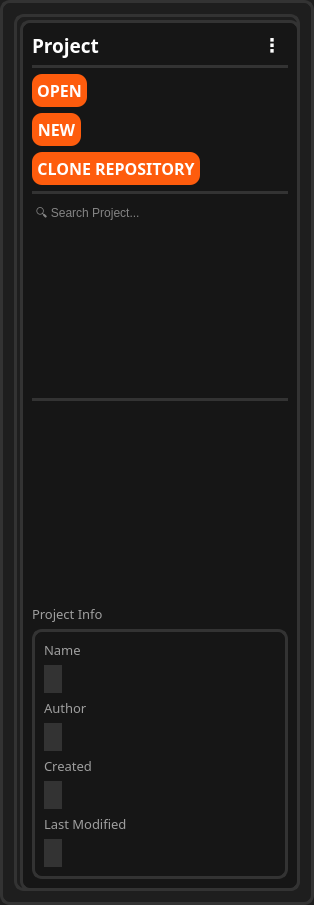
                  <widget class="QFrame" name="frm_project_manager">
                   <property name="sizePolicy">
                    <sizepolicy hsizetype="Preferred" vsizetype="Preferred">
                     <horstretch>0</horstretch>
                     <verstretch>0</verstretch>
                    </sizepolicy>
                   </property>
                   <property name="styleSheet">
                    <string notr="true">border-radius: 10px;
border: 3px solid #333333;
background: #1e1e1e;</string>
                   </property>
                   <property name="frameShape">
                    <enum>QFrame::NoFrame</enum>
                   </property>
                   <layout class="QGridLayout" name="gridLayout_9">
                    <item row="0" column="0" rowspan="2" colspan="2">
                     <widget class="QFrame" name="project_manager_overlay">
                      <property name="acceptDrops">
                       <bool>false</bool>
                      </property>
                      <property name="styleSheet">
                       <string notr="true">background-color: rgba(30, 30, 30, 150);
</string>
                      </property>
                      <property name="frameShape">
                       <enum>QFrame::StyledPanel</enum>
                      </property>
                      <property name="frameShadow">
                       <enum>QFrame::Raised</enum>
                      </property>
                     </widget>
                    </item>
                    <item row="1" column="1">
                     <widget class="QFrame" name="frm_project">
                      <property name="styleSheet">
                       <string notr="true">background-color: #161616;
border: 3px solid #333333;</string>
                      </property>
                      <layout class="QGridLayout" name="gridLayout_8">
                       <item row="0" column="0">
                        <layout class="QVBoxLayout" name="verticalLayout_21">
                         <item>
                          <layout class="QHBoxLayout" name="horizontalLayout_32">
                           <item>
                            <widget class="QLabel" name="lbl_project_name">
                             <property name="font">
                              <font>
                               <family>JetBrains Mono</family>
                               <pointsize>14</pointsize>
                               <weight>75</weight>
                               <bold>true</bold>
                              </font>
                             </property>
                             <property name="styleSheet">
                              <string notr="true">border: none;
color: #FFF;</string>
                             </property>
                             <property name="text">
                              <string>Project</string>
                             </property>
                            </widget>
                           </item>
                           <item>
                            <widget class="QToolButton" name="btn_property_project">
                             <property name="font">
                              <font>
                               <pointsize>14</pointsize>
                               <weight>75</weight>
                               <bold>true</bold>
                              </font>
                             </property>
                             <property name="contextMenuPolicy">
                              <enum>Qt::DefaultContextMenu</enum>
                             </property>
                             <property name="layoutDirection">
                              <enum>Qt::LeftToRight</enum>
                             </property>
                             <property name="styleSheet">
                              <string notr="true">border: none;
color: #FFF;
background: none;</string>
                             </property>
                             <property name="text">
                              <string>⋮</string>
                             </property>
                            </widget>
                           </item>
                          </layout>
                         </item>
                         <item>
                          <widget class="Line" name="line_2">
                           <property name="orientation">
                            <enum>Qt::Horizontal</enum>
                           </property>
                          </widget>
                         </item>
                         <item>
                          <layout class="QVBoxLayout" name="verticalLayout_19">
                           <item>
                            <widget class="QPushButton" name="btn_open_project">
                             <property name="sizePolicy">
                              <sizepolicy hsizetype="Fixed" vsizetype="Fixed">
                               <horstretch>0</horstretch>
                               <verstretch>0</verstretch>
                              </sizepolicy>
                             </property>
                             <property name="font">
                              <font>
                               <family>JetBrains Mono</family>
                               <pointsize>12</pointsize>
                               <weight>75</weight>
                               <bold>true</bold>
                              </font>
                             </property>
                             <property name="mouseTracking">
                              <bool>true</bool>
                             </property>
                             <property name="layoutDirection">
                              <enum>Qt::LeftToRight</enum>
                             </property>
                             <property name="styleSheet">
                              <string notr="true">QPushButton {
	background-color: #FE5C0D;
	color: #FFFFFF;
	padding: 5px;
	border-radius: 10px;
	border: none;
}
QPushButton:hover{
	background-color: rgb(254, 81, 13);
    border: 2px solid rgb(254, 174, 13);
}</string>
                             </property>
                             <property name="text">
                              <string>OPEN</string>
                             </property>
                            </widget>
                           </item>
                           <item>
                            <widget class="QPushButton" name="btn_create_new_project">
                             <property name="sizePolicy">
                              <sizepolicy hsizetype="Fixed" vsizetype="Fixed">
                               <horstretch>0</horstretch>
                               <verstretch>0</verstretch>
                              </sizepolicy>
                             </property>
                             <property name="font">
                              <font>
                               <family>JetBrains Mono</family>
                               <pointsize>12</pointsize>
                               <weight>75</weight>
                               <bold>true</bold>
                              </font>
                             </property>
                             <property name="mouseTracking">
                              <bool>true</bool>
                             </property>
                             <property name="styleSheet">
                              <string notr="true">QPushButton {
	background-color: #FE5C0D;
	color: #FFFFFF;
	padding: 5px;
	border-radius: 10px;
	border: none;
}
QPushButton:hover{
	background-color: rgb(254, 81, 13);
    border: 2px solid rgb(254, 174, 13);
}</string>
                             </property>
                             <property name="text">
                              <string>NEW</string>
                             </property>
                            </widget>
                           </item>
                           <item>
                            <widget class="QPushButton" name="btn_clone_repository">
                             <property name="sizePolicy">
                              <sizepolicy hsizetype="Fixed" vsizetype="Fixed">
                               <horstretch>0</horstretch>
                               <verstretch>0</verstretch>
                              </sizepolicy>
                             </property>
                             <property name="font">
                              <font>
                               <family>JetBrains Mono</family>
                               <pointsize>12</pointsize>
                               <weight>75</weight>
                               <bold>true</bold>
                              </font>
                             </property>
                             <property name="mouseTracking">
                              <bool>true</bool>
                             </property>
                             <property name="styleSheet">
                              <string notr="true">QPushButton {
	background-color: #FE5C0D;
	color: #FFFFFF;
	padding: 5px;
	border-radius: 10px;
	border: none;
}
QPushButton:hover{
	background-color: rgb(254, 81, 13);
    border: 2px solid rgb(254, 174, 13);
}</string>
                             </property>
                             <property name="text">
                              <string>CLONE REPOSITORY</string>
                             </property>
                            </widget>
                           </item>
                          </layout>
                         </item>
                         <item>
                          <widget class="Line" name="line">
                           <property name="orientation">
                            <enum>Qt::Horizontal</enum>
                           </property>
                          </widget>
                         </item>
                         <item>
                          <widget class="QTextEdit" name="text_edit_search_project">
                           <property name="styleSheet">
                            <string notr="true">border: none;
color: #F1F1F1;</string>
                           </property>
                           <property name="inputMethodHints">
                            <set>Qt::ImhNone</set>
                           </property>
                           <property name="verticalScrollBarPolicy">
                            <enum>Qt::ScrollBarAlwaysOff</enum>
                           </property>
                           <property name="horizontalScrollBarPolicy">
                            <enum>Qt::ScrollBarAlwaysOff</enum>
                           </property>
                           <property name="markdown">
                            <string/>
                           </property>
                           <property name="html">
                            <string>&lt;!DOCTYPE HTML PUBLIC &quot;-//W3C//DTD HTML 4.0//EN&quot; &quot;http://www.w3.org/TR/REC-html40/strict.dtd&quot;&gt;
&lt;html&gt;&lt;head&gt;&lt;meta name=&quot;qrichtext&quot; content=&quot;1&quot; /&gt;&lt;style type=&quot;text/css&quot;&gt;
p, li { white-space: pre-wrap; }
&lt;/style&gt;&lt;/head&gt;&lt;body style=&quot; font-family:'Ubuntu Sans'; font-size:11pt; font-weight:400; font-style:normal;&quot;&gt;
&lt;p style=&quot;-qt-paragraph-type:empty; margin-top:0px; margin-bottom:0px; margin-left:0px; margin-right:0px; -qt-block-indent:0; text-indent:0px;&quot;&gt;&lt;br /&gt;&lt;/p&gt;&lt;/body&gt;&lt;/html&gt;</string>
                           </property>
                           <property name="placeholderText">
                            <string>🔍 Search Project...  </string>
                           </property>
                          </widget>
                         </item>
                         <item>
                          <widget class="Line" name="line_3">
                           <property name="orientation">
                            <enum>Qt::Horizontal</enum>
                           </property>
                          </widget>
                         </item>
                         <item>
                          <widget class="QTreeView" name="tree_view_project">
                           <property name="contextMenuPolicy">
                            <enum>Qt::CustomContextMenu</enum>
                           </property>
                           <property name="styleSheet">
                            <string notr="true">border: none;
color: #fff;
font-size: 18px;</string>
                           </property>
                          </widget>
                         </item>
                         <item>
                          <layout class="QVBoxLayout" name="verticalLayout_20">
                           <item>
                            <widget class="QLabel" name="lbl_project_info">
                             <property name="font">
                              <font>
                               <family>JetBrains Mono</family>
                               <pointsize>10</pointsize>
                               <weight>50</weight>
                               <bold>false</bold>
                              </font>
                             </property>
                             <property name="styleSheet">
                              <string notr="true">border: none;
color: #9E9E9E</string>
                             </property>
                             <property name="text">
                              <string>Project Info</string>
                             </property>
                            </widget>
                           </item>
                           <item>
                            <widget class="QFrame" name="frm_projec_info">
                             <property name="styleSheet">
                              <string notr="true">background: #161616;</string>
                             </property>
                             <property name="frameShape">
                              <enum>QFrame::StyledPanel</enum>
                             </property>
                             <property name="frameShadow">
                              <enum>QFrame::Raised</enum>
                             </property>
                             <layout class="QGridLayout" name="gridLayout_7">
                              <item row="0" column="0">
                               <layout class="QFormLayout" name="formLayout_10">
                                <item row="0" column="0">
                                 <widget class="QLabel" name="lbl_project_name_2">
                                  <property name="font">
                                   <font>
                                    <family>JetBrains Mono</family>
                                    <pointsize>10</pointsize>
                                    <weight>50</weight>
                                    <bold>false</bold>
                                   </font>
                                  </property>
                                  <property name="styleSheet">
                                   <string notr="true">border: none;
color: #9E9E9E;
background: none;</string>
                                  </property>
                                  <property name="text">
                                   <string>Name</string>
                                  </property>
                                 </widget>
                                </item>
                                <item row="1" column="0">
                                 <widget class="QLabel" name="txt_project_name">
                                  <property name="font">
                                   <font>
                                    <family>JetBrains Mono</family>
                                    <pointsize>10</pointsize>
                                    <weight>50</weight>
                                    <bold>false</bold>
                                   </font>
                                  </property>
                                  <property name="styleSheet">
                                   <string notr="true">	background-color: #333333;
	color: #FFFFFF;
	padding: 5px;
	border-radius: 10px;
	border: none;</string>
                                  </property>
                                  <property name="text">
                                   <string/>
                                  </property>
                                  <property name="alignment">
                                   <set>Qt::AlignLeading|Qt::AlignLeft|Qt::AlignVCenter</set>
                                  </property>
                                 </widget>
                                </item>
                               </layout>
                              </item>
                              <item row="1" column="0">
                               <layout class="QFormLayout" name="formLayout_11">
                                <item row="0" column="0">
                                 <widget class="QLabel" name="lbl_author">
                                  <property name="font">
                                   <font>
                                    <family>JetBrains Mono</family>
                                    <pointsize>10</pointsize>
                                    <weight>50</weight>
                                    <bold>false</bold>
                                   </font>
                                  </property>
                                  <property name="styleSheet">
                                   <string notr="true">border: none;
color: #9E9E9E;
background: none;</string>
                                  </property>
                                  <property name="text">
                                   <string>Author</string>
                                  </property>
                                 </widget>
                                </item>
                                <item row="1" column="0">
                                 <widget class="QLabel" name="txt_author">
                                  <property name="font">
                                   <font>
                                    <family>JetBrains Mono</family>
                                    <pointsize>10</pointsize>
                                    <weight>50</weight>
                                    <bold>false</bold>
                                   </font>
                                  </property>
                                  <property name="styleSheet">
                                   <string notr="true">	background-color: #333333;
	color: #FFFFFF;
	padding: 5px;
	border-radius: 10px;
	border: none;</string>
                                  </property>
                                  <property name="text">
                                   <string/>
                                  </property>
                                  <property name="alignment">
                                   <set>Qt::AlignLeading|Qt::AlignLeft|Qt::AlignVCenter</set>
                                  </property>
                                 </widget>
                                </item>
                               </layout>
                              </item>
                              <item row="2" column="0">
                               <layout class="QFormLayout" name="formLayout_12">
                                <item row="0" column="0">
                                 <widget class="QLabel" name="lbl_created">
                                  <property name="font">
                                   <font>
                                    <family>JetBrains Mono</family>
                                    <pointsize>10</pointsize>
                                    <weight>50</weight>
                                    <bold>false</bold>
                                   </font>
                                  </property>
                                  <property name="styleSheet">
                                   <string notr="true">border: none;
color: #9E9E9E;
background: none;</string>
                                  </property>
                                  <property name="text">
                                   <string>Created</string>
                                  </property>
                                 </widget>
                                </item>
                                <item row="1" column="0">
                                 <widget class="QLabel" name="txt_created">
                                  <property name="font">
                                   <font>
                                    <family>JetBrains Mono</family>
                                    <pointsize>10</pointsize>
                                    <weight>50</weight>
                                    <bold>false</bold>
                                   </font>
                                  </property>
                                  <property name="styleSheet">
                                   <string notr="true">	background-color: #333333;
	color: #FFFFFF;
	padding: 5px;
	border-radius: 10px;
	border: none;</string>
                                  </property>
                                  <property name="text">
                                   <string/>
                                  </property>
                                  <property name="alignment">
                                   <set>Qt::AlignLeading|Qt::AlignLeft|Qt::AlignVCenter</set>
                                  </property>
                                 </widget>
                                </item>
                               </layout>
                              </item>
                              <item row="3" column="0">
                               <layout class="QFormLayout" name="formLayout_13">
                                <item row="0" column="0">
                                 <widget class="QLabel" name="lbl_last_modified">
                                  <property name="font">
                                   <font>
                                    <family>JetBrains Mono</family>
                                    <pointsize>10</pointsize>
                                    <weight>50</weight>
                                    <bold>false</bold>
                                   </font>
                                  </property>
                                  <property name="styleSheet">
                                   <string notr="true">border: none;
color: #9E9E9E;
background: none;</string>
                                  </property>
                                  <property name="text">
                                   <string>Last Modified</string>
                                  </property>
                                 </widget>
                                </item>
                                <item row="1" column="0">
                                 <widget class="QLabel" name="txt_last_modified">
                                  <property name="font">
                                   <font>
                                    <family>JetBrains Mono</family>
                                    <pointsize>10</pointsize>
                                    <weight>50</weight>
                                    <bold>false</bold>
                                   </font>
                                  </property>
                                  <property name="styleSheet">
                                   <string notr="true">	background-color: #333333;
	color: #FFFFFF;
	padding: 5px;
	border-radius: 10px;
	border: none;</string>
                                  </property>
                                  <property name="text">
                                   <string/>
                                  </property>
                                  <property name="alignment">
                                   <set>Qt::AlignLeading|Qt::AlignLeft|Qt::AlignVCenter</set>
                                  </property>
                                 </widget>
                                </item>
                               </layout>
                              </item>
                             </layout>
                            </widget>
                           </item>
                          </layout>
                         </item>
                        </layout>
                       </item>
                      </layout>
                     </widget>
                    </item>
                   </layout>
                  </widget>
